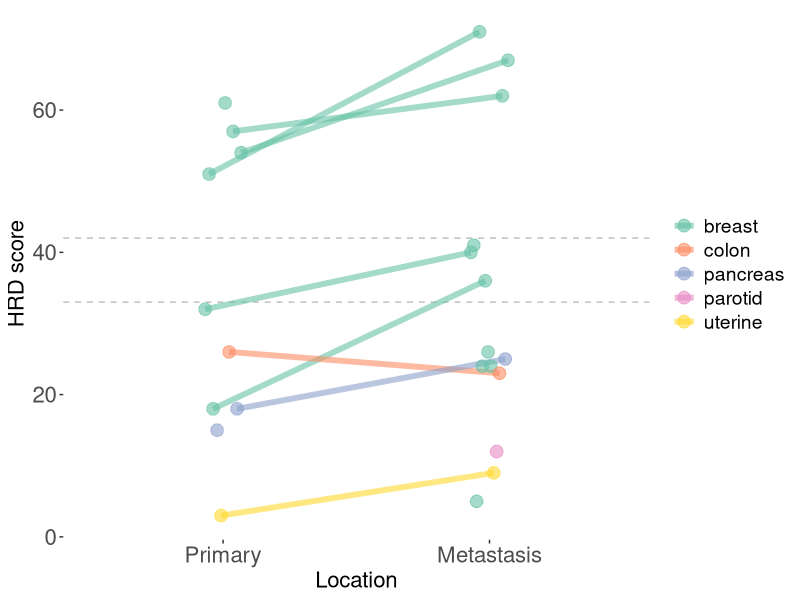

The R script that drew this image:
setwd("~/Documents/Clinical_topics/TBB/TBB_data/myriad")
df.fig2 <- read.table('Fig2.tsv', header = T, sep = '\t')

require(ggplot2)
pd <- position_dodge(0.15)
pal.loc <- c(breast="#66C2A5",pancreas="#8DA0CB", uterine="#FFD92F", colon="#FC8D62",  parotid="#E78AC3")  # testicular="#A6D854", 

level_order <- c('Primary', 'Metastasis')
ggplot(df.fig2, aes(x=factor(location, level=level_order),y=HRD.score,group=Patient,col=type)) + 
  xlab('Location') + ylab('HRD score') + 
  theme(panel.grid.minor=element_blank(),panel.grid.major=element_blank(), panel.background=element_blank())+
  theme(axis.text = element_text(size=16), axis.title = element_text(size=16))+
  theme(legend.title = element_blank(), legend.text = element_text(size=14))+
  geom_hline(yintercept=c(33,42), linetype='dashed', color='grey')+
  geom_line(position=pd, size=2, alpha=0.6)+
  scale_color_manual(values = pal.loc)+
  geom_point(position=pd, size=4, alpha=0.6, shape=19)
